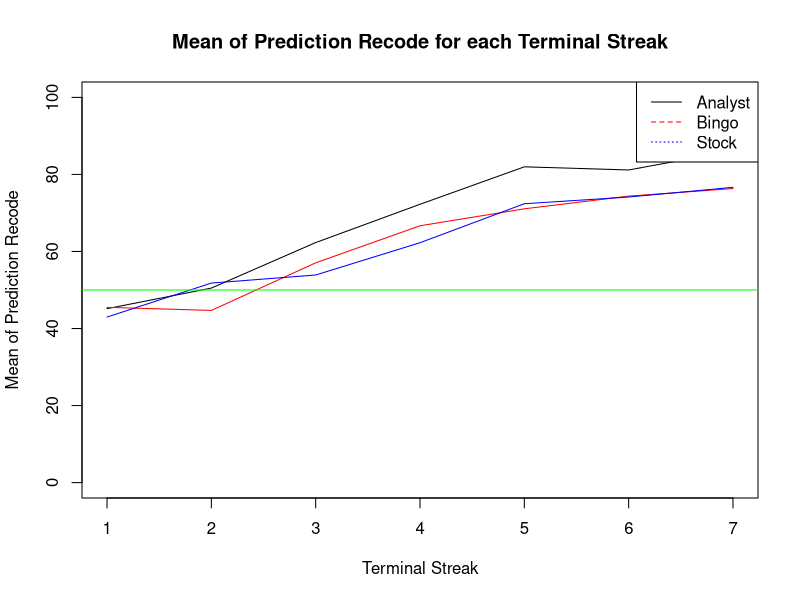
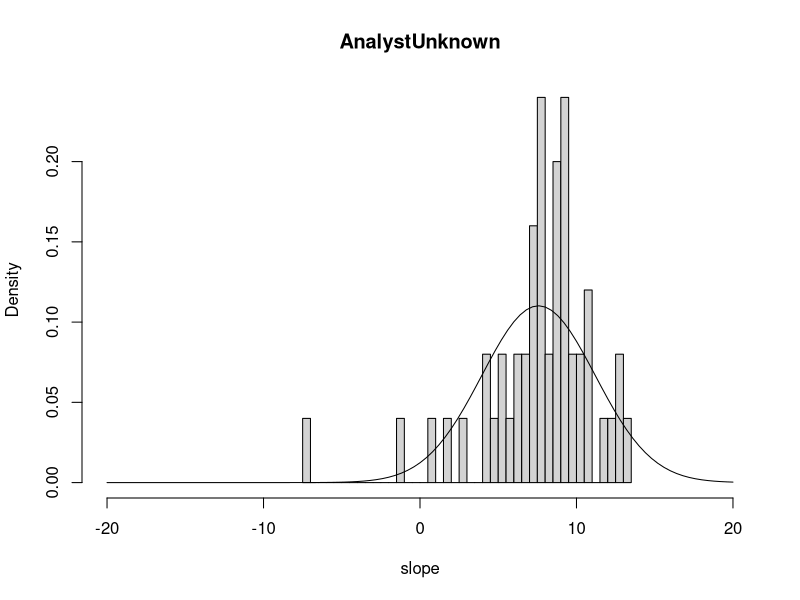
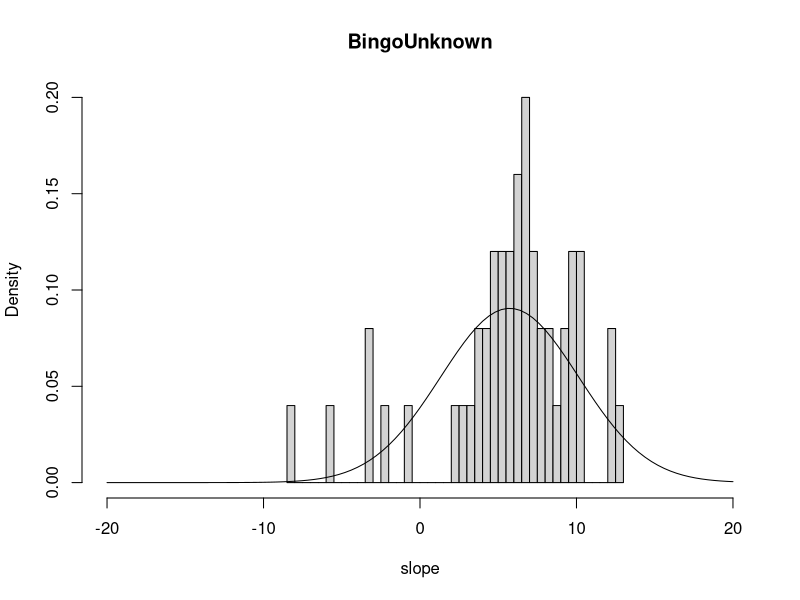
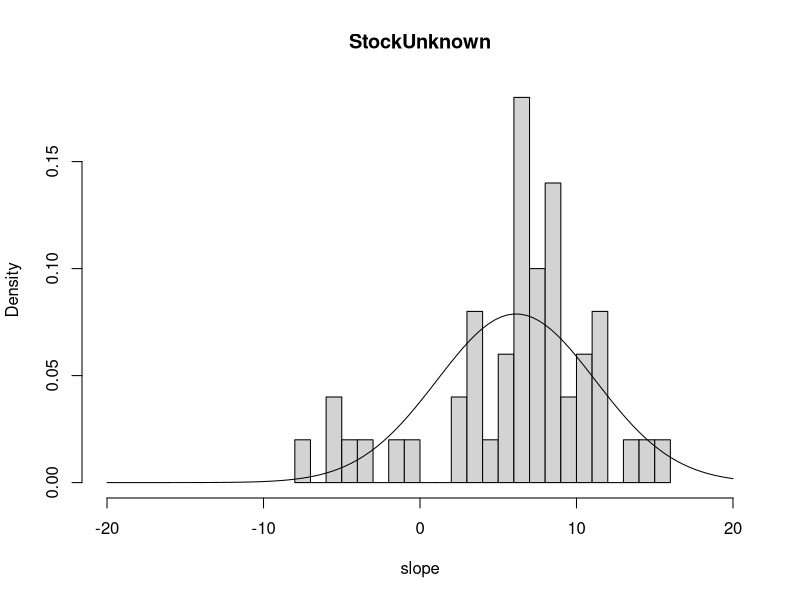

Generate these figures, in order, with R:
## ---- chunk 1
library(readxl)
library(afex)
data <- read_excel("../Data/PredictingOutcomes_ParticipantPredictions.xlsx", sheet = "Study 3A")

# divide the data based on the generator
data1 <- data[data$generator == "analyst",]
data2 <- data[data$generator == "bingo",]
data3 <- data[data$generator == "stock",]
## ---- chunk 2
nrow(data1)
nrow(data2)
nrow(data3)
## ---- chunk 3
length(data1$prediction_recode)
length(data1$terminal_streak)
## ---- chunk 4
mean1 <- aggregate(data1$prediction_recode, by = list(data1$terminal_streak_length), FUN = mean)
## ---- chunk 5
mean2 <- aggregate(data2$prediction_recode, by = list(data2$terminal_streak_length), FUN = mean)
mean3 <- aggregate(data3$prediction_recode, by = list(data3$terminal_streak_length), FUN = mean)
## ---- chunk 6
plot(mean1$Group.1,mean1$x, type = "l",ylim=c(0,100), xlab = "Terminal Streak", ylab = "Mean of Prediction Recode", main = "Mean of Prediction Recode for each Terminal Streak")
lines(mean2$Group.1,mean2$x, col = "red")
lines(mean3$Group.1,mean3$x,  col = "blue")
abline(h = 50, col = "green")
legend("topright", legend = c("Analyst", "Bingo", "Stock"), col = c("black", "red", "blue"), lty = 1:3)
## ---- chunk 7
model1 <- lmer(prediction_recode ~ generator + (1|participant_id), data = data)
summary(model1)
## ---- chunk 8
anova(model1)
## ---- chunk 9
aov1<-aov_ez('participant_id','prediction_recode',data, between=c('generator'),within=c('terminal_streak_length'))
aov1

pairwise.t.test(data$prediction_recode, data$generator, p.adjust.method = "bonferroni")


## ---- chunk 10
id <- unique(data1$participant_id)

slope <- c()

for (i in id){
x <- as.character(i)
datax <- data1[data1$participant_id == x,]
model <- lm(prediction_recode ~ terminal_streak_length, data = datax)
slope <- c(slope, coef(model)[2])
}

hist(slope,breaks=30,xlim=c(-20,20),prob=TRUE,main="AnalystUnknown")
curve(dnorm(x, mean = mean(slope), sd = sd(slope)), add = TRUE, col = "black")
## ---- chunk 11
id <- unique(data2$participant_id)

slope <- c()

for (i in id){
x <- as.character(i)
datax <- data2[data2$participant_id == x,]
model <- lm(prediction_recode ~ terminal_streak_length, data = datax)
slope <- c(slope, coef(model)[2])
}

hist(slope,breaks=30,xlim=c(-20,20),prob=TRUE,main="BingoUnknown")
curve(dnorm(x, mean = mean(slope), sd = sd(slope)), add = TRUE, col = "black")
## ---- chunk 12
id <- unique(data3$participant_id)

slope <- c()

for (i in id){
x <- as.character(i)
datax <- data3[data3$participant_id == x,]
model <- lm(prediction_recode ~ terminal_streak_length, data = datax)
slope <- c(slope, coef(model)[2])
}

hist(slope,breaks=30,xlim=c(-20,20),prob=TRUE,main="StockUnknown")
curve(dnorm(x, mean = mean(slope), sd = sd(slope)), add = TRUE, col = "black")
